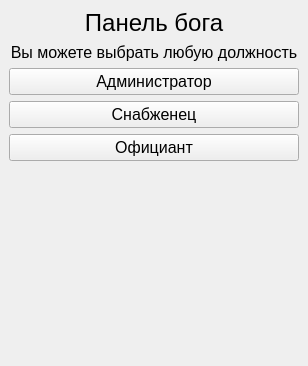
<?xml version="1.0" encoding="UTF-8"?>
<ui version="4.0">
 <class>GodPanel_window</class>
 <widget class="QMainWindow" name="GodPanel_window">
  <property name="geometry">
   <rect>
    <x>0</x>
    <y>0</y>
    <width>308</width>
    <height>366</height>
   </rect>
  </property>
  <property name="windowTitle">
   <string>MainWindow</string>
  </property>
  <widget class="QWidget" name="centralwidget">
   <layout class="QVBoxLayout" name="verticalLayout_2">
    <item>
     <widget class="QLabel" name="label">
      <property name="sizePolicy">
       <sizepolicy hsizetype="Preferred" vsizetype="Fixed">
        <horstretch>0</horstretch>
        <verstretch>0</verstretch>
       </sizepolicy>
      </property>
      <property name="font">
       <font>
        <pointsize>18</pointsize>
       </font>
      </property>
      <property name="text">
       <string>Панель бога</string>
      </property>
      <property name="alignment">
       <set>Qt::AlignCenter</set>
      </property>
     </widget>
    </item>
    <item>
     <widget class="QLabel" name="label_2">
      <property name="sizePolicy">
       <sizepolicy hsizetype="Preferred" vsizetype="Fixed">
        <horstretch>0</horstretch>
        <verstretch>0</verstretch>
       </sizepolicy>
      </property>
      <property name="font">
       <font>
        <pointsize>12</pointsize>
       </font>
      </property>
      <property name="text">
       <string>Вы можете выбрать любую должность</string>
      </property>
      <property name="alignment">
       <set>Qt::AlignCenter</set>
      </property>
     </widget>
    </item>
    <item>
     <layout class="QVBoxLayout" name="verticalLayout">
      <item>
       <widget class="QPushButton" name="btnSelectAdministratorMode">
        <property name="font">
         <font>
          <pointsize>12</pointsize>
         </font>
        </property>
        <property name="text">
         <string>Администратор</string>
        </property>
       </widget>
      </item>
      <item>
       <widget class="QPushButton" name="btnSelectSupplierMode">
        <property name="font">
         <font>
          <pointsize>12</pointsize>
         </font>
        </property>
        <property name="text">
         <string>Снабженец</string>
        </property>
       </widget>
      </item>
      <item>
       <widget class="QPushButton" name="btnSelectWaiterMode">
        <property name="font">
         <font>
          <pointsize>12</pointsize>
         </font>
        </property>
        <property name="text">
         <string>Официант</string>
        </property>
       </widget>
      </item>
     </layout>
    </item>
    <item>
     <spacer name="verticalSpacer">
      <property name="orientation">
       <enum>Qt::Vertical</enum>
      </property>
      <property name="sizeHint" stdset="0">
       <size>
        <width>20</width>
        <height>40</height>
       </size>
      </property>
     </spacer>
    </item>
   </layout>
  </widget>
 </widget>
 <resources/>
 <connections/>
</ui>
